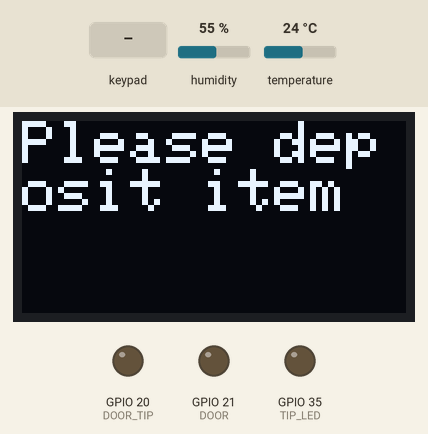
Recording of a program running on a simulated ESP32-S3. Parts: 128×64 one-colour display, output pins drawn as LEDs (lit = HIGH). Wiring (inferred from the names in the program): IR receiver: data GPIO 47. The test bench sets the inputs (shaded band); at power-on: humidity 55 %, temperature 24 °C. EEPROM starts erased; what the program prints to the serial monitor is not drawn.

Above: at 1.3 s.
1.4 s: key 'A' pressed
At 3.3 s:
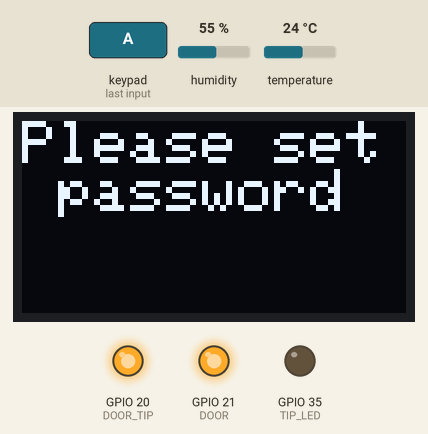
4.4 s: keypad keys 1 2 3 4 D pressed 0.4 s apart
At 7.1 s:
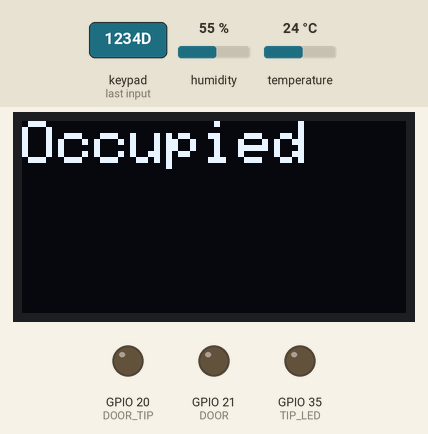
7.9 s: keypad keys 1 3 9 7 A pressed 0.4 s apart
At 10.3 s:
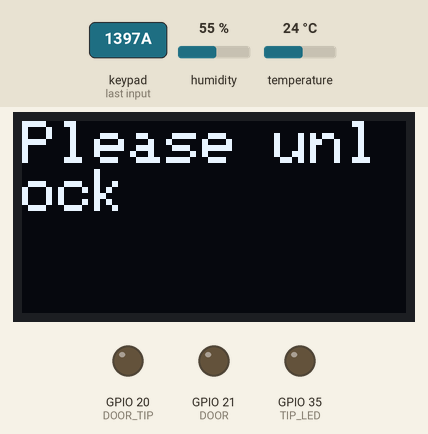
11.4 s: key '*' pressed
At 13.6 s:
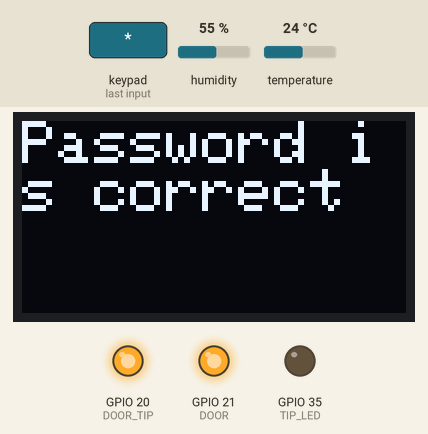
14.4 s: key 'D' pressed
At 16.1 s:
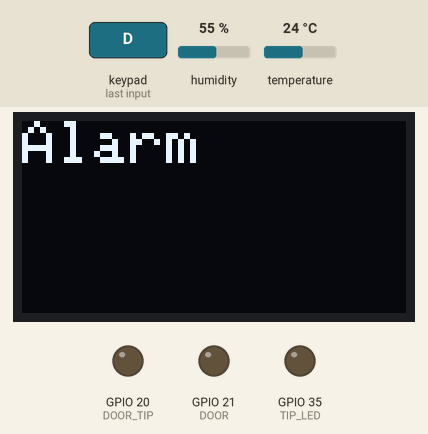
16.6 s: keypad keys 1 3 9 7 D pressed 0.4 s apart
At 19.2 s:
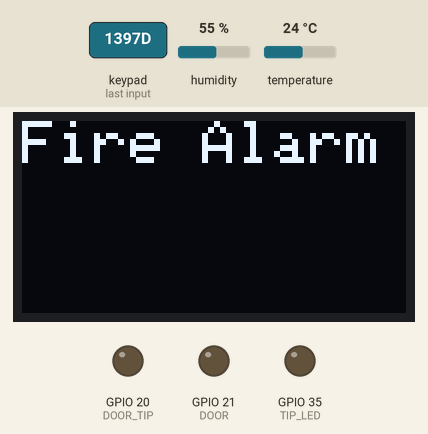
Timing chart, 0 to 20.7 s (numbered marks = the images above; inputs shaded):
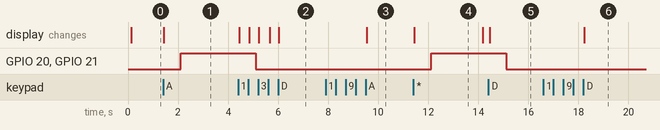

The program:

main.cpp
```cpp
#include <TaskScheduler.h>

#include "const.h"
#include "door.h"
#include "task.h"
#include "card.h"
#include "peripheral.h"

Scheduler runner;

bool stop_play = false;

void debug()
{
    Preferences preferences;
    preferences.begin("sensor", false);

    float temp = preferences.getFloat("temp", 0);
    float humidity = preferences.getFloat("humidity", 0);
    bool iRSensor = preferences.getBool("iRSensor");

    Serial.println("Sensor Data:");
    Serial.print("Temperature: ");
    Serial.print(temp);
    Serial.println("C");

    Serial.println("Sensor Data:");
    Serial.print("humidity: ");
    Serial.print(humidity);
    Serial.println("B");

    Serial.print("iRSensor Presence: ");
    Serial.println(iRSensor ? "No" : "Yes");

    preferences.end();
}

void play();

Task task1(1000, TASK_FOREVER, &loop_door);
Task task2(1000, TASK_FOREVER, &loop_display_tip);
Task task3(1000, TASK_FOREVER, &loop_mfrc);
Task task4(500, TASK_FOREVER, &readDHTSensorData);
Task task5(500, TASK_FOREVER, &readIRSensorData);
Task task6(2000, TASK_FOREVER, &debug);
Task task7(1, TASK_FOREVER, &play); // 定义播放任务，每 1ms 检查一次播放状态

int melody[] = {
    262, 262, 392, 392, 440, 440, 392, 0,
    349, 349, 330, 330, 294, 294, 262, 0,
    392, 392, 349, 349, 330, 330, 294, 0,
    392, 392, 349, 349, 330, 330, 294, 0,
    262, 262, 392, 392, 440, 440, 392, 0,
    349, 349, 330, 330, 294, 294, 262, 0};
int noteDurations[] = {4, 4, 4, 4, 4, 4, 2, 4,
                       4, 4, 4, 4, 4, 4, 2, 4,
                       4, 4, 4, 4, 4, 4, 2, 4,
                       4, 4, 4, 4, 4, 4, 2, 4,
                       4, 4, 4, 4, 4, 4, 2, 4,
                       4, 4, 4, 4, 4, 4, 2, 4};
int currentNote = 0;

void play()
{

    Preferences preferences;
    preferences.begin("state", false);

    bool play = preferences.getBool("play", false);
    preferences.end();

    if (!play && stop_play){
        return;
    }
    else{
        stop_play = false;
    }

    if (!play)
    {
        noTone(BEEP); // 暂停
        stop_play = true;
        return;
    }

    if (currentNote < sizeof(melody) / sizeof(melody[0]))
    {
        int noteDuration = 1000 / noteDurations[currentNote];
        if (melody[currentNote] > 0)
        {
            tone(BEEP, melody[currentNote], noteDuration); // 播放当前音符
        }
        else
        {
            noTone(BEEP); // 暂停
        }
        task7.delay(noteDuration * 1.3); // 按比例延长音符时长
        currentNote++;                   // 切换到下一个音符
    }
    else
    {
        currentNote = 0; // 重置到第一音符以重复旋律
    }
}

void setup()
{
    Serial.begin(115200); // 调试使用
    init_door();
    init_keypad();
    init_display();
    init_mfrc();

    runner.init();
    init_peripheral();
    pinMode(BEEP, OUTPUT);

    runner.addTask(task1);
    runner.addTask(task2);
    runner.addTask(task3);
    runner.addTask(task4);
    runner.addTask(task5);
    runner.addTask(task6);
    runner.addTask(task7);

    task1.enable();
    task2.enable();
    task3.enable();
    task4.enable();
    task5.enable();
    task6.enable();
    task7.enable();

    runner.startNow();
}

void loop()
{
    loop_keypad();
    loop_display();
    runner.execute();
}
```

card.cpp
```cpp
#include "card.h"

MFRC522 mfrc522(RC_SDA, RC_RST);
Preferences preferences;
int save = 0;

void init_mfrc()
{
    SPI.begin(RC_SCK, RC_MISO, RC_MOSI);
    mfrc522.PCD_Init();
    pinMode(TIP_LED, OUTPUT);

}

void storeUIDToPreferences()
{
    String uidString = "";
    for (byte i = 0; i < mfrc522.uid.size; i++)
    {
        uidString += String(mfrc522.uid.uidByte[i], HEX);
    }

    if (uidString != "")
    {
        preferences.begin("card");
        preferences.putString("uid", uidString);
        Serial.println("Card UID stored in Preferences: " + uidString);
        preferences.end();
        save = 0;

    }
}

void clearUID()
{
    for (byte i = 0; i < MFRC522::MF_KEY_SIZE; i++)
    {
        mfrc522.uid.uidByte[i] = 0;
    }
    mfrc522.uid.size = 0;
}

bool isStoredCard()
{
    preferences.begin("card");
    String storedUID = preferences.getString("uid", "");
    preferences.end();
    if (storedUID == "")
    {
        return false;
    }

    String currentUID = "";
    for (byte i = 0; i < mfrc522.uid.size; i++)
    {
        currentUID += String(mfrc522.uid.uidByte[i], HEX);
    }

    if (storedUID == currentUID)
    {
        return true;
    }
    else
    {
        return false;
    }
}


void loop_mfrc()
{
    save --;
    if (!mfrc522.PICC_IsNewCardPresent()) {
        Serial.println("No new card detected.");
        return;
    }

    if (!mfrc522.PICC_ReadCardSerial()) {
        Serial.println("Card reading failed.");
        return;
    }

    // Print card UID to serial monitor

    if (mfrc522.uid.size)
    {
        Serial.print("\nCard UID: ");
        if (save > 0)
        {
            storeUIDToPreferences();
        }
        else if (isStoredCard())
        {
            open_door();
        }
        else {
            digitalWrite(TIP_LED, LOW);
        }
    }
    for (byte i = 0; i < mfrc522.uid.size; i++)
    {
        Serial.print(mfrc522.uid.uidByte[i] < 0x10 ? " 0" : " ");
        Serial.print(mfrc522.uid.uidByte[i], HEX); // Print each byte of the UID in HEX
    }
    clearUID();

    mfrc522.PICC_HaltA();
    mfrc522.PCD_StopCrypto1();
}

void save_card()
{
    save = 15;
    digitalWrite(TIP_LED, HIGH);
}

void clear_card()
{
    preferences.begin("card");
    preferences.putString("uid", "");
    preferences.end();
}
```

card.h
```cpp
#ifndef CARD_H
#define CARD_H

#include <Arduino.h>
#include <SPI.h>
#include <MFRC522.h>
#include <Preferences.h>

#include "const.h"
#include "door.h"

void init_mfrc();
void loop_mfrc();
void clear_card();
void save_card();

#endif // CARD_H
```

const.h
```cpp
#define SCREEN_WIDTH 128 // 使用的是 128×64 OLED 显示屏
#define SCREEN_HEIGHT 64
#define SCREEN_SDA 18
#define SCREEN_SCL 17

#define DHTPIN 13

#define IRSENSORPIN 47

#define BEEP 40

#define DOOR 21
#define DOOR_TIP 20

#define KEY_1 1
#define KEY_2 2
#define KEY_3 4
#define KEY_4 5
#define KEY_5 6
#define KEY_6 7
#define KEY_7 15
#define KEY_8 16

#define RC_SDA 12
#define RC_SCK 11
#define RC_MOSI 10
#define RC_MISO 9
#define TIP_LED 35
#define RC_RST 46

#include <Arduino.h>
```

display.cpp
```cpp
#include "display.h"
#include "const.h"

Display::Display() : display(SCREEN_WIDTH, SCREEN_HEIGHT, &Wire, -1) {}

void Display::init() {
    Wire.setPins(SCREEN_SDA, SCREEN_SCL);
    display.begin(SSD1306_SWITCHCAPVCC, 0x3C);
    display.clearDisplay();
    display.setTextSize(1);
    display.setTextColor(WHITE);
    display.setCursor(0, 0);
    display.display();
}

void Display::clear() {
    display.clearDisplay();
}

void Display::setText(const char* text) {
    strncpy(displayText, text, sizeof(displayText) - 1);
    displayText[sizeof(displayText) - 1] = '\0';
}

void Display::show() {
    display.clearDisplay();
    display.setTextSize(2);
    display.setCursor(0, 0);
    display.println(displayText);
    display.display();
}
```

display.h
```cpp
#ifndef DISPLAY_H
#define DISPLAY_H

#include <Arduino.h>
#include <Wire.h>
#include <Adafruit_GFX.h>
#include <Adafruit_SSD1306.h>

class Display {
public:
    Display();
    void init();  // 初始化显示器
    void clear(); // 清空显示内容
    void setText(const char* text); // 设置显示内容
    void show();  // 显示内容

private:
    Adafruit_SSD1306 display;
    char displayText[64]; // 最大支持显示的字符串长度
};

#endif
```

door.cpp
```cpp
#include "door.h"

int open_time = 0;

bool is_open = false;

void open_door()
{
    if (!is_open)
    {
        open_time = 3;
        is_open = true;
    }
}

void close_door()
{
    open_time = 0;
    is_open = false;
}

int get_door_time()
{
    return open_time;
}

void init_door()
{
    pinMode(DOOR, OUTPUT);
    pinMode(DOOR_TIP, OUTPUT);
}

void loop_door()
{

    if (open_time == 0)
    {
        is_open = false;
    }

    if (is_open)
    {
        digitalWrite(DOOR, HIGH);
        digitalWrite(DOOR_TIP, HIGH);
    }
    else
    {
        digitalWrite(DOOR, LOW);
        digitalWrite(DOOR_TIP, LOW);
    }
    open_time--;
}
```

door.h
```cpp
#ifndef DOOR_H
#define DOOR_H

#include "const.h"

void open_door();
void close_door();
void init_door();
void loop_door();
int get_door_time();

#endif
```

peripheral.cpp
```cpp
#include <DHTesp.h>
#include <Preferences.h>
#include <map>

#include "peripheral.h"

DHTesp dht;

void readDHTSensorData()
{
    TempAndHumidity newValues = dht.getTempAndHumidity();
    float humidity = newValues.humidity;       // 读取湿度
    float temperature = newValues.temperature; // 读取温度

    if (isnan(humidity) || isnan(temperature))
    {
        Serial.println("Failed to read from DHT sensor!");
        return;
    }
    Preferences preferences;
    preferences.begin("sensor", false);

    // 将读取到的值赋给全局变量
    preferences.putFloat("humidity", humidity);
    preferences.putFloat("temp", temperature);
    preferences.end();
}

class IRSensor
{
private:
    int sensor_value; // 用于计数
    int sensor_pin;   // 传感器连接的GPIO引脚
    const int initial_value = 3;

public:
    IRSensor(int pin) : sensor_pin(pin), sensor_value(0)
    {
        pinMode(sensor_pin, INPUT);
    }

    // 检查传感器并更新私有数值
    void updateSensor()
    {

        if (digitalRead(sensor_pin) == LOW)
        {
            sensor_value = initial_value; // 检测到，重置私有数值为3
        }
        else
        {
            if (sensor_value > 0)
            {
                sensor_value--; // 未检测到，私有数值减1
            }
        }
    }

    // 返回私有数值是否为0的状态
    bool isSensorValueZero() const
    {
        return sensor_value == 0;
    }
};

IRSensor iRSensor(IRSENSORPIN);

void readIRSensorData()
{
    iRSensor.updateSensor();
    Preferences preferences;
    preferences.begin("sensor", false);

    // 将读取到的值赋给全局变量
    preferences.putBool("iRSensor", iRSensor.isSensorValueZero());
    preferences.end();
}

void init_peripheral()
{
    dht.setup(DHTPIN, DHTesp::AUTO_DETECT);
}
```

peripheral.h
```cpp
#ifndef sensor_H
#define sensor_H

#include "const.h"

void readDHTSensorData();
void readIRSensorData();

void init_peripheral();

#endif
```

task.cpp
```cpp
#include <Arduino.h>
#include <Keypad.h>
#include <Preferences.h>

#include "const.h"
#include "display.h"
#include "door.h"
#include "task.h"
#include "card.h"

Display display;

String tip = "";

class PasswordManager
{
private:
    char *buffer;     // 用于存储字符串的缓冲区
    size_t maxLength; // 最大字符串长度

public:
    size_t currentLength; // 当前字符串长度

    // 构造函数：初始化字符串管理器，设置最大长度
    PasswordManager(size_t maxLen)
    {
        maxLength = maxLen;
        buffer = new char[maxLength + 1]; // 分配空间，多1是为了存储结尾的'\0'
        currentLength = 0;
        buffer[0] = '\0'; // 初始化为空字符串
    }

    // 析构函数：释放内存
    ~PasswordManager()
    {
        delete[] buffer;
    }

    // 添加字符，成功返回 true，失败返回 false
    bool addChar(char c)
    {
        if (currentLength < maxLength)
        {
            buffer[currentLength++] = c;
            buffer[currentLength] = '\0'; // 添加 '\0' 作为字符串结尾
            return true;
        }
        else
        {
            return false; // 超过最大长度
        }
    }

    // 返回当前存储的字符串
    const char *getString()
    {
        return buffer;
    }

    // 清空字符串
    void clearString()
    {
        currentLength = 0;
        buffer[0] = '\0';
    }

    // 删除末尾的最后一个字符
    bool removeLastChar()
    {
        if (currentLength > 0)
        {
            currentLength--;
            buffer[currentLength] = '\0'; // 调整字符串结尾
            return true;
        }
        return false; // 字符串为空，无法删除
    }

    // 比较输入的字符串与存储的字符串是否一致
    bool compareString(const char *inputString)
    {
        return strcmp(buffer, inputString) == 0;
    }
};

const byte ROWS = 4;
const byte COLS = 4;
char keys[ROWS][COLS] = {
    {'1', '2', '3', 'A'},
    {'4', '5', '6', 'B'},
    {'7', '8', '9', 'C'},
    {'*', '0', '#', 'D'}};

PasswordManager stringManager(6);

int error = 0;

byte rowPins[ROWS] = {KEY_8, KEY_7, KEY_6, KEY_5};
byte colPins[COLS] = {KEY_4, KEY_3, KEY_2, KEY_1};

Keypad keypad = Keypad(makeKeymap(keys), rowPins, colPins, ROWS, COLS);

void keypadEvent(KeypadEvent key)
{
    switch (keypad.getState())
    {
    case PRESSED:

        Serial.println(key);

        if (key == '#')
        {
            stringManager.removeLastChar();
            break;
        }

        if (key == 'D')
        {
            Preferences preferences;
            preferences.begin("state", false);

            int lockers = preferences.getInt("lockers", 0);

            if (lockers == 7)
            {
                preferences.putInt("lockers", 0);
            }
            else
            {
                preferences.putInt("lockers", lockers + 1);
            }

            preferences.end();
        }
        if (key == 'C')
        {
            Preferences preferences;
            preferences.begin("state", false);
            error = 0;
            preferences.putBool("play", false);
            preferences.putInt("lockers", 0);
            preferences.end();
        }
        if (key == 'B')
        {
            save_card();
            break;
        }
        if (key == 'A')
        {
            Preferences preferences;
            preferences.begin("state", false);

            int lockers = preferences.getInt("lockers", 0);

            if (lockers == 0)
            {
                stringManager.clearString();
                open_door();
                preferences.putInt("lockers", 1);
            }

            if (lockers == 2)
            {
                stringManager.clearString();
                preferences.putInt("lockers", 3);
            }

            preferences.end();
            break;
        }

        if (key == '*')
        {
            Preferences password;
            password.begin("password", false);

            Preferences state;
            state.begin("state", false);
            int lockers = state.getInt("lockers", 0);

            if (lockers == 1 && stringManager.currentLength == 6)
            {
                password.putString("password", stringManager.getString());

                state.putInt("time", 3);
                state.putInt("step", 2);
                state.putInt("lockers", 7);

                tip = "Password set successfully";
            }
            else if (lockers == 3)
            {
                if (stringManager.compareString(password.getString("password", "").c_str()))
                {
                    stringManager.clearString(); // 密码正确
                    state.putInt("lockers", 7);
                    tip = "Password is correct";
                    open_door();
                    state.putInt("time", 3);
                    state.putInt("step", 4);
                }
                else
                {
                    if (error > 3)
                    {
                        Preferences preferences;
                        preferences.begin("state", false);
                        preferences.putBool("play", true);
                        preferences.end();
                        state.putInt("lockers", 5);
                    }
                    else
                    {
                        state.putInt("lockers", 7);
                        tip = "Wrong password";
                        error += 1;
                        state.putInt("time", 3);
                        state.putInt("step", 3);
                    }
                    stringManager.clearString(); // 密码错误
                }
            }

            password.end();
            state.end();
            break;
        }
        stringManager.addChar(key);
        break;

    case RELEASED:
        if (key == '*')
        {
            break;
        }
        break;

    case HOLD:
        if (key == '#')
        {
            break;
        }
        stringManager.addChar(key);
        break;
    }
}

void init_keypad()
{
    keypad.addEventListener(keypadEvent);
}

void loop_keypad()
{
    char key = keypad.getKey();
}

void init_display()
{
    display.init();
}

void loop_display()
{

    Preferences state;
    state.begin("state", false);
    Preferences sensor;
    sensor.begin("sensor", false);

    int lockers = state.getInt("lockers", 0);

    // 0 请存物 Please deposit item
    // 1 请设置密码 Please set password
    // 2 已占用 Occupied
    // 3 请解锁 Please unlock
    // 4 请取物 Please retrieve item
    // 5 警报 Alarm
    // 6 储物柜高温 Fire Alarm!

    if (lockers == 0)
    {
        tip = "Please deposit item";
    }
    else if (stringManager.currentLength == 0 && lockers == 1)
    {
        tip = "Please set password";
    }
    else if (lockers == 2)
    {
        tip = "Occupied";
    }
    else if (stringManager.currentLength == 0 && lockers == 3)
    {
        tip = "Please unlock";
    }
    else if (lockers == 4)
    {
        tip = "Please retrieve item";

        if (!sensor.getBool("iRSensor"))
        {
            state.putInt("lockers", 0);
        }
    }
    else if (lockers == 5)
    {
        tip = "Alarm";
    }
    else if (lockers == 6)
    {
        tip = "Fire Alarm";
    }
    else if (lockers == 7)
    {
        stringManager.clearString();
    }
    else if (lockers == 1 || lockers == 3)
    {
        tip = String("Password: ") + stringManager.getString();
    }

    display.clear();
    display.setText(tip.c_str());
    display.show();
    state.end();
    sensor.end();
}

void loop_display_tip()
{
    Preferences preferences;
    preferences.begin("state", false);

    int step = preferences.getInt("step", 0);
    int time = preferences.getInt("time", 0);

    if (time > 1)
    {
        preferences.putInt("time", time - 1);
    }
    else if (time == 1)
    {
        preferences.putInt("lockers", step);
        preferences.putInt("time", 0);
    }

    preferences.end();
}
```

task.h
```cpp
#ifndef TASK_H
#define TASK_H

#include "const.h"

void init_keypad();
void loop_keypad();
void init_display();
void loop_display();
void loop_display_tip();

#endif
```

Measured:
- after the input at 1.4 s, GPIO 20 (DOOR_TIP), GPIO 21 (DOOR): LOW → HIGH after 0.71 s; the display: changes at once (image 1)
- after the input at 4.4 s, the display: first changes at once (image 2 shows a later state)
- after the input at 7.9 s, the display: changes after 1.6 s (image 3)
- after the input at 11.4 s, GPIO 20 (DOOR_TIP), GPIO 21 (DOOR): LOW → HIGH after 0.71 s; the display: changes at once (image 4)
- after the input at 14.4 s, the display: changes after 0.05 s (image 5)
- after the input at 16.6 s, the display: changes after 1.6 s (image 6)
- what the display in image 4 shows lasts 2.8 s, from 11.4 s to 14.2 s
